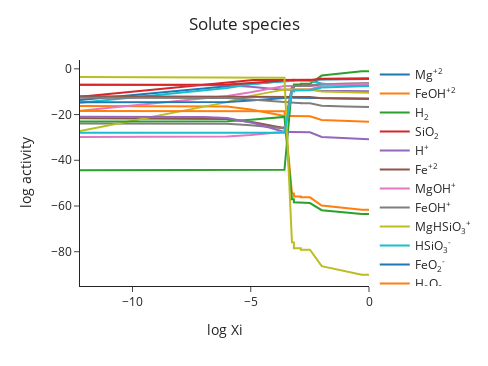

Notebook cell for this chart:
### Markdown cell above
Plot activity of non-basis aqueous species as a function of reaction progress (Xi)

### Code cell
m.plot_aqueous_species(plot_basis=False)

### Figure 1 — Plotly figure (JSON) as saved in the notebook; plotly's stock layout.template omitted (floating-point values rounded to 4 significant figures)
{"data": [{"hovertemplate": "variable=Mg<sup>+2</sup><br>log Xi=%{x}<br>log activity=%{y}<extra></extra>", "legendgroup": "Mg<sup>+2</sup>", "line": {"color": "#1F77B4", "dash": "solid"}, "marker": {"symbol": "circle"}, "mode": "lines", "name": "Mg<sup>+2</sup>", "orientation": "v", "showlegend": true, "type": "scatter", "x": [-Infinity, -12.22, -8.0, -7.0, -6.0, -5.0, -4.888, -4.0, -3.574, -3.258, -3.177, -3.175, -3.0, -2.884, -2.883, -2.497, -2.0, -1.0, -0.305, 0.0], "xaxis": "x", "y": [-18.0, -13.62, -9.399, -8.399, -7.399, -6.4, -6.289, -5.405, -4.985, -4.986, -4.986, -4.995, -4.995, -4.995, -4.994, -4.994, -4.676, -4.543, -4.46, -4.46], "yaxis": "y"}, {"hovertemplate": "variable=FeOH<sup>+2</sup><br>log Xi=%{x}<br>log activity=%{y}<extra></extra>", "legendgroup": "FeOH<sup>+2</sup>", "line": {"color": "#FF7F0E", "dash": "solid"}, "marker": {"symbol": "circle"}, "mode": "lines", "name": "FeOH<sup>+2</sup>", "orientation": "v", "showlegend": true, "type": "scatter", "x": [-Infinity, -12.22, -8.0, -7.0, -6.0, -5.0, -4.888, -4.0, -3.574, -3.258, -3.177, -3.175, -3.0, -2.884, -2.883, -2.497, -2.0, -1.0, -0.305, 0.0], "xaxis": "x", "y": [-22.28, -16.21, -16.21, -16.24, -16.53, -17.83, -17.99, -19.76, -20.6, -20.6, -20.6, -20.68, -20.68, -20.68, -20.8, -20.8, -22.34, -22.81, -23.1, -23.1], "yaxis": "y"}, {"hovertemplate": "variable=H<sub>2</sub><br>log Xi=%{x}<br>log activity=%{y}<extra></extra>", "legendgroup": "H<sub>2</sub>", "line": {"color": "#2CA02C", "dash": "solid"}, "marker": {"symbol": "circle"}, "mode": "lines", "name": "H<sub>2</sub>", "orientation": "v", "showlegend": true, "type": "scatter", "x": [-Infinity, -12.22, -8.0, -7.0, -6.0, -5.0, -4.888, -4.0, -3.574, -3.258, -3.177, -3.175, -3.0, -2.884, -2.883, -2.497, -2.0, -1.0, -0.305, 0.0], "xaxis": "x", "y": [-44.32, -44.32, -44.32, -44.32, -44.32, -44.32, -44.32, -44.28, -44.18, -8.162, -8.154, -6.888, -6.888, -6.887, -6.529, -6.528, -2.948, -1.79, -1.081, -1.081], "yaxis": "y"}, {"hovertemplate": "variable=SiO<sub>2</sub><br>log Xi=%{x}<br>log activity=%{y}<extra></extra>", "legendgroup": "SiO<sub>2</sub>", "line": {"color": "#D62728", "dash": "solid"}, "marker": {"symbol": "circle"}, "mode": "lines", "name": "SiO<sub>2</sub>", "orientation": "v", "showlegend": true, "type": "scatter", "x": [-Infinity, -12.22, -8.0, -7.0, -6.0, -5.0, -4.888, -4.0, -3.574, -3.258, -3.177, -3.175, -3.0, -2.884, -2.883, -2.497, -2.0, -1.0, -0.305, 0.0], "xaxis": "x", "y": [-18.0, -12.22, -8.001, -7.001, -6.002, -5.007, -4.897, -4.897, -4.897, -4.897, -4.896, -4.685, -4.685, -4.685, -4.775, -4.775, -6.565, -7.144, -7.498, -7.498], "yaxis": "y"}, {"hovertemplate": "variable=H<sup>+</sup><br>log Xi=%{x}<br>log activity=%{y}<extra></extra>", "legendgroup": "H<sup>+</sup>", "line": {"color": "#9467BD", "dash": "solid"}, "marker": {"symbol": "circle"}, "mode": "lines", "name": "H<sup>+</sup>", "orientation": "v", "showlegend": true, "type": "scatter", "x": [-Infinity, -12.22, -8.0, -7.0, -6.0, -5.0, -4.888, -4.0, -3.574, -3.258, -3.177, -3.175, -3.0, -2.884, -2.883, -2.497, -2.0, -1.0, -0.305, 0.0], "xaxis": "x", "y": [-7.0, -7.0, -7.002, -7.017, -7.161, -7.809, -7.893, -8.774, -9.198, -9.198, -9.198, -9.128, -9.128, -9.128, -9.159, -9.159, -9.634, -9.773, -9.857, -9.857], "yaxis": "y"}, {"hovertemplate": "variable=Fe<sup>+2</sup><br>log Xi=%{x}<br>log activity=%{y}<extra></extra>", "legendgroup": "Fe<sup>+2</sup>", "line": {"color": "#8C564B", "dash": "solid"}, "marker": {"symbol": "circle"}, "mode": "lines", "name": "Fe<sup>+2</sup>", "orientation": "v", "showlegend": true, "type": "scatter", "x": [-Infinity, -12.22, -8.0, -7.0, -6.0, -5.0, -4.888, -4.0, -3.574, -3.258, -3.177, -3.175, -3.0, -2.884, -2.883, -2.497, -2.0, -1.0, -0.305, 0.0], "xaxis": "x", "y": [-27.67, -21.6, -21.6, -21.63, -21.92, -23.22, -23.38, -25.13, -25.93, -7.917, -7.914, -7.351, -7.351, -7.351, -7.294, -7.294, -7.051, -6.942, -6.874, -6.874], "yaxis": "y"}, {"hovertemplate": "variable=MgOH<sup>+</sup><br>log Xi=%{x}<br>log activity=%{y}<extra></extra>", "legendgroup": "MgOH<sup>+</sup>", "line": {"color": "#E377C2", "dash": "solid"}, "marker": {"symbol": "circle"}, "mode": "lines", "name": "MgOH<sup>+</sup>", "orientation": "v", "showlegend": true, "type": "scatter", "x": [-Infinity, -12.22, -8.0, -7.0, -6.0, -5.0, -4.888, -4.0, -3.574, -3.258, -3.177, -3.175, -3.0, -2.884, -2.883, -2.497, -2.0, -1.0, -0.305, 0.0], "xaxis": "x", "y": [-22.68, -18.3, -14.08, -13.06, -11.92, -10.27, -10.08, -8.314, -7.47, -7.47, -7.471, -7.55, -7.55, -7.55, -7.518, -7.517, -6.725, -6.453, -6.287, -6.287], "yaxis": "y"}, {"hovertemplate": "variable=FeOH<sup>+</sup><br>log Xi=%{x}<br>log activity=%{y}<extra></extra>", "legendgroup": "FeOH<sup>+</sup>", "line": {"color": "#7F7F7F", "dash": "solid"}, "marker": {"symbol": "circle"}, "mode": "lines", "name": "FeOH<sup>+</sup>", "orientation": "v", "showlegend": true, "type": "scatter", "x": [-Infinity, -12.22, -8.0, -7.0, -6.0, -5.0, -4.888, -4.0, -3.574, -3.258, -3.177, -3.175, -3.0, -2.884, -2.883, -2.497, -2.0, -1.0, -0.305, 0.0], "xaxis": "x", "y": [-29.99, -23.92, -23.92, -23.93, -24.08, -24.72, -24.81, -25.67, -26.04, -8.034, -8.031, -7.538, -7.538, -7.538, -7.45, -7.45, -6.732, -6.484, -6.332, -6.332], "yaxis": "y"}, {"hovertemplate": "variable=MgHSiO<sub>3</sub><sup>+</sup><br>log Xi=%{x}<br>log activity=%{y}<extra></extra>", "legendgroup": "MgHSiO<sub>3</sub><sup>+</sup>", "line": {"color": "#BCBD22", "dash": "solid"}, "marker": {"symbol": "circle"}, "mode": "lines", "name": "MgHSiO<sub>3</sub><sup>+</sup>", "orientation": "v", "showlegend": true, "type": "scatter", "x": [-Infinity, -12.22, -8.0, -7.0, -6.0, -5.0, -4.888, -4.0, -3.574, -3.258, -3.177, -3.175, -3.0, -2.884, -2.883, -2.497, -2.0, -1.0, -0.305, 0.0], "xaxis": "x", "y": [-37.33, -27.17, -18.72, -16.71, -14.56, -11.92, -11.62, -9.854, -9.01, -9.01, -9.009, -8.878, -8.878, -8.878, -8.935, -8.935, -9.932, -10.24, -10.43, -10.43], "yaxis": "y"}, {"hovertemplate": "variable=HSiO<sub>3</sub><sup>-</sup><br>log Xi=%{x}<br>log activity=%{y}<extra></extra>", "legendgroup": "HSiO<sub>3</sub><sup>-</sup>", "line": {"color": "#17BECF", "dash": "solid"}, "marker": {"symbol": "circle"}, "mode": "lines", "name": "HSiO<sub>3</sub><sup>-</sup>", "orientation": "v", "showlegend": true, "type": "scatter", "x": [-Infinity, -12.22, -8.0, -7.0, -6.0, -5.0, -4.888, -4.0, -3.574, -3.258, -3.177, -3.175, -3.0, -2.884, -2.883, -2.497, -2.0, -1.0, -0.305, 0.0], "xaxis": "x", "y": [-20.59, -14.81, -10.58, -9.57, -8.426, -6.784, -6.59, -5.709, -5.285, -5.284, -5.284, -5.143, -5.143, -5.143, -5.201, -5.201, -6.516, -6.957, -7.227, -7.227], "yaxis": "y"}, {"hovertemplate": "variable=FeO<sub>2</sub><sup>-</sup><br>log Xi=%{x}<br>log activity=%{y}<extra></extra>", "legendgroup": "FeO<sub>2</sub><sup>-</sup>", "line": {"color": "#1F77B4", "dash": "solid"}, "marker": {"symbol": "circle"}, "mode": "lines", "name": "FeO<sub>2</sub><sup>-</sup>", "orientation": "v", "showlegend": true, "type": "scatter", "x": [-Infinity, -12.22, -8.0, -7.0, -6.0, -5.0, -4.888, -4.0, -3.574, -3.258, -3.177, -3.175, -3.0, -2.884, -2.883, -2.497, -2.0, -1.0, -0.305, 0.0], "xaxis": "x", "y": [-20.69, -14.62, -14.62, -14.61, -14.46, -13.81, -13.73, -12.85, -12.43, -12.43, -12.43, -12.71, -12.71, -12.71, -12.74, -12.74, -12.86, -12.91, -12.95, -12.95], "yaxis": "y"}, {"hovertemplate": "variable=H<sub>2</sub>O<sub>2</sub><br>log Xi=%{x}<br>log activity=%{y}<extra></extra>", "legendgroup": "H<sub>2</sub>O<sub>2</sub>", "line": {"color": "#FF7F0E", "dash": "solid"}, "marker": {"symbol": "circle"}, "mode": "lines", "name": "H<sub>2</sub>O<sub>2</sub>", "orientation": "v", "showlegend": true, "type": "scatter", "x": [-Infinity, -12.22, -8.0, -7.0, -6.0, -5.0, -4.888, -4.0, -3.574, -3.258, -3.177, -3.175, -3.0, -2.884, -2.883, -2.497, -2.0, -1.0, -0.305, 0.0], "xaxis": "x", "y": [-18.41, -18.41, -18.41, -18.41, -18.41, -18.41, -18.41, -18.45, -18.55, -54.57, -54.58, -55.84, -55.84, -55.85, -56.2, -56.2, -59.78, -60.94, -61.65, -61.65], "yaxis": "y"}, {"hovertemplate": "variable=HO<sub>2</sub><sup>-</sup><br>log Xi=%{x}<br>log activity=%{y}<extra></extra>", "legendgroup": "HO<sub>2</sub><sup>-</sup>", "line": {"color": "#2CA02C", "dash": "solid"}, "marker": {"symbol": "circle"}, "mode": "lines", "name": "HO<sub>2</sub><sup>-</sup>", "orientation": "v", "showlegend": true, "type": "scatter", "x": [-Infinity, -12.22, -8.0, -7.0, -6.0, -5.0, -4.888, -4.0, -3.574, -3.258, -3.177, -3.175, -3.0, -2.884, -2.883, -2.497, -2.0, -1.0, -0.305, 0.0], "xaxis": "x", "y": [-23.09, -23.09, -23.09, -23.08, -22.93, -22.29, -22.21, -21.36, -21.04, -57.06, -57.06, -58.4, -58.4, -58.4, -58.73, -58.73, -61.83, -62.85, -63.48, -63.48], "yaxis": "y"}, {"hovertemplate": "variable=OH<sup>-</sup><br>log Xi=%{x}<br>log activity=%{y}<extra></extra>", "legendgroup": "OH<sup>-</sup>", "line": {"color": "#D62728", "dash": "solid"}, "marker": {"symbol": "circle"}, "mode": "lines", "name": "OH<sup>-</sup>", "orientation": "v", "showlegend": true, "type": "scatter", "x": [-Infinity, -12.22, -8.0, -7.0, -6.0, -5.0, -4.888, -4.0, -3.574, -3.258, -3.177, -3.175, -3.0, -2.884, -2.883, -2.497, -2.0, -1.0, -0.305, 0.0], "xaxis": "x", "y": [-6.995, -6.995, -6.993, -6.978, -6.834, -6.186, -6.102, -5.221, -4.797, -4.797, -4.797, -4.867, -4.867, -4.867, -4.836, -4.836, -4.361, -4.223, -4.138, -4.138], "yaxis": "y"}, {"hovertemplate": "variable=Fe<sup>+3</sup><br>log Xi=%{x}<br>log activity=%{y}<extra></extra>", "legendgroup": "Fe<sup>+3</sup>", "line": {"color": "#9467BD", "dash": "solid"}, "marker": {"symbol": "circle"}, "mode": "lines", "name": "Fe<sup>+3</sup>", "orientation": "v", "showlegend": true, "type": "scatter", "x": [-Infinity, -12.22, -8.0, -7.0, -6.0, -5.0, -4.888, -4.0, -3.574, -3.258, -3.177, -3.175, -3.0, -2.884, -2.883, -2.497, -2.0, -1.0, -0.305, 0.0], "xaxis": "x", "y": [-27.07, -21.0, -21.01, -21.05, -21.49, -23.43, -23.68, -26.32, -27.6, -27.6, -27.6, -27.6, -27.6, -27.6, -27.75, -27.75, -29.77, -30.38, -30.75, -30.75], "yaxis": "y"}, {"hovertemplate": "variable=HFeO<sub>2</sub><br>log Xi=%{x}<br>log activity=%{y}<extra></extra>", "legendgroup": "HFeO<sub>2</sub>", "line": {"color": "#8C564B", "dash": "solid"}, "marker": {"symbol": "circle"}, "mode": "lines", "name": "HFeO<sub>2</sub>", "orientation": "v", "showlegend": true, "type": "scatter", "x": [-Infinity, -12.22, -8.0, -7.0, -6.0, -5.0, -4.888, -4.0, -3.574, -3.258, -3.177, -3.175, -3.0, -2.884, -2.883, -2.497, -2.0, -1.0, -0.305, 0.0], "xaxis": "x", "y": [-18.09, -12.02, -12.02, -12.02, -12.02, -12.02, -12.02, -12.02, -12.02, -12.02, -12.02, -12.23, -12.23, -12.23, -12.29, -12.29, -12.89, -13.08, -13.2, -13.2], "yaxis": "y"}, {"hovertemplate": "variable=HFeO<sub>2</sub><sup>-</sup><br>log Xi=%{x}<br>log activity=%{y}<extra></extra>", "legendgroup": "HFeO<sub>2</sub><sup>-</sup>", "line": {"color": "#E377C2", "dash": "solid"}, "marker": {"symbol": "circle"}, "mode": "lines", "name": "HFeO<sub>2</sub><sup>-</sup>", "orientation": "v", "showlegend": true, "type": "scatter", "x": [-Infinity, -12.22, -8.0, -7.0, -6.0, -5.0, -4.888, -4.0, -3.574, -3.258, -3.177, -3.175, -3.0, -2.884, -2.883, -2.497, -2.0, -1.0, -0.305, 0.0], "xaxis": "x", "y": [-35.88, -29.81, -29.81, -29.79, -29.65, -29.0, -28.91, -28.01, -27.54, -9.53, -9.528, -9.175, -9.175, -9.175, -9.025, -9.025, -7.356, -6.831, -6.511, -6.511], "yaxis": "y"}, {"hovertemplate": "variable=FeO<sup>+</sup><br>log Xi=%{x}<br>log activity=%{y}<extra></extra>", "legendgroup": "FeO<sup>+</sup>", "line": {"color": "#7F7F7F", "dash": "solid"}, "marker": {"symbol": "circle"}, "mode": "lines", "name": "FeO<sup>+</sup>", "orientation": "v", "showlegend": true, "type": "scatter", "x": [-Infinity, -12.22, -8.0, -7.0, -6.0, -5.0, -4.888, -4.0, -3.574, -3.258, -3.177, -3.175, -3.0, -2.884, -2.883, -2.497, -2.0, -1.0, -0.305, 0.0], "xaxis": "x", "y": [-18.72, -12.65, -12.65, -12.67, -12.81, -13.46, -13.55, -14.43, -14.85, -14.85, -14.85, -14.99, -14.99, -14.99, -15.08, -15.08, -16.16, -16.49, -16.69, -16.69], "yaxis": "y"}, {"hovertemplate": "variable=O<sub>2</sub><br>log Xi=%{x}<br>log activity=%{y}<extra></extra>", "legendgroup": "O<sub>2</sub>", "line": {"color": "#BCBD22", "dash": "solid"}, "marker": {"symbol": "circle"}, "mode": "lines", "name": "O<sub>2</sub>", "orientation": "v", "showlegend": true, "type": "scatter", "x": [-Infinity, -12.22, -8.0, -7.0, -6.0, -5.0, -4.888, -4.0, -3.574, -3.258, -3.177, -3.175, -3.0, -2.884, -2.883, -2.497, -2.0, -1.0, -0.305, 0.0], "xaxis": "x", "y": [-3.568, -3.568, -3.568, -3.568, -3.569, -3.576, -3.578, -3.655, -3.854, -75.89, -75.9, -78.44, -78.44, -78.44, -79.16, -79.16, -86.32, -88.63, -90.05, -90.05], "yaxis": "y"}, {"hovertemplate": "variable=FeO<br>log Xi=%{x}<br>log activity=%{y}<extra></extra>", "legendgroup": "FeO", "line": {"color": "#17BECF", "dash": "solid"}, "marker": {"symbol": "circle"}, "mode": "lines", "name": "FeO", "orientation": "v", "showlegend": true, "type": "scatter", "x": [-Infinity, -12.22, -8.0, -7.0, -6.0, -5.0, -4.888, -4.0, -3.574, -3.258, -3.177, -3.175, -3.0, -2.884, -2.883, -2.497, -2.0, -1.0, -0.305, 0.0], "xaxis": "x", "y": [-34.08, -28.01, -28.01, -28.01, -28.01, -28.0, -28.0, -27.98, -27.93, -9.926, -9.924, -9.501, -9.501, -9.501, -9.382, -9.382, -8.188, -7.802, -7.566, -7.566], "yaxis": "y"}], "layout": {"height": 366, "legend": {"title": {}, "tracegroupgap": 0}, "margin": {"t": 60}, "showlegend": true, "title": {"text": "Solute species", "x": 0.5, "xanchor": "center"}, "width": 488, "xaxis": {"anchor": "y", "autorange": true, "domain": [0, 1], "range": [-12.22, 0], "title": {"text": "log Xi"}, "type": "linear"}, "yaxis": {"anchor": "x", "autorange": true, "domain": [0, 1], "range": [-95.0, 3.862], "title": {"text": "log activity"}, "type": "linear"}}}
